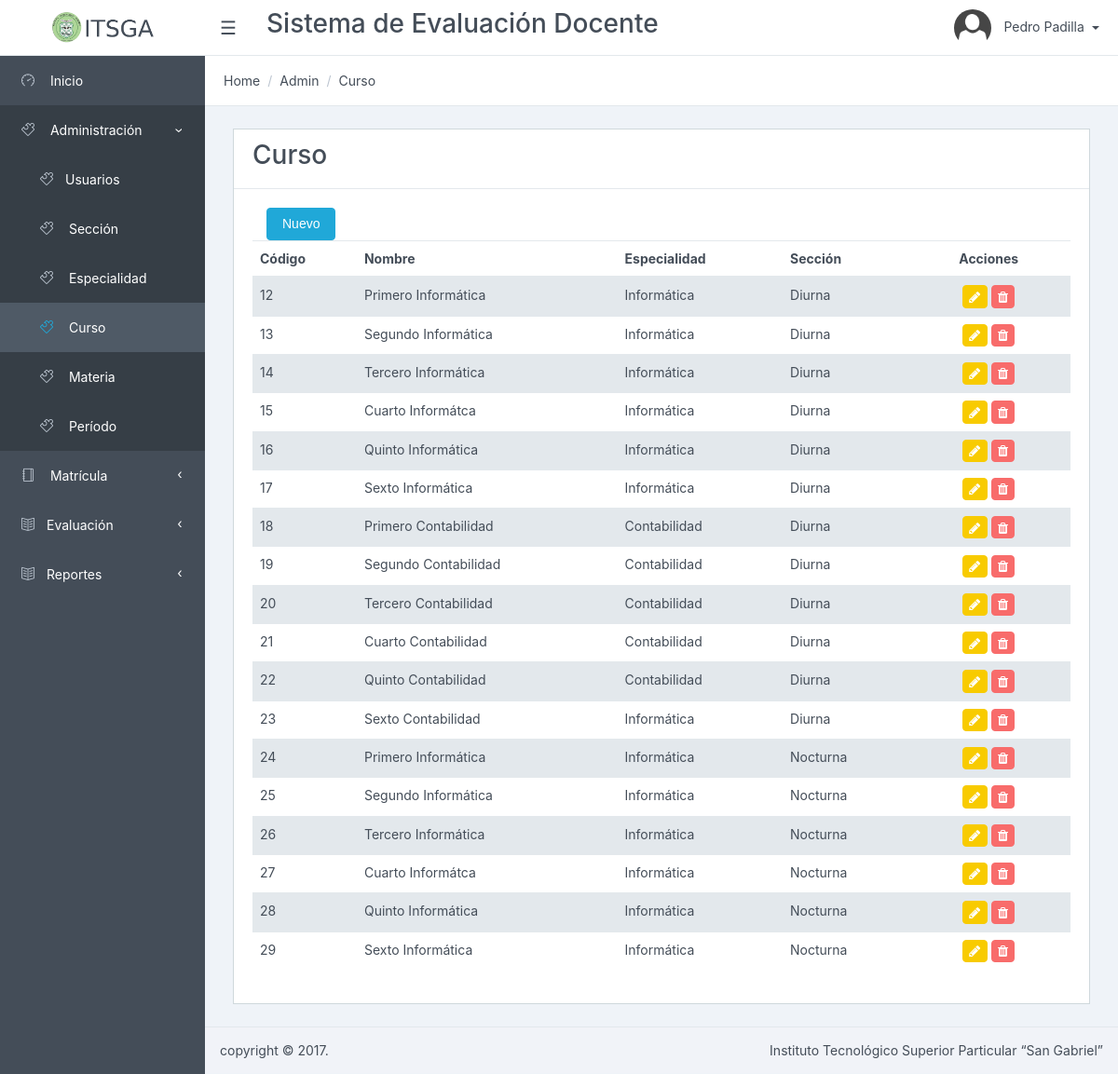
/Curso/listar/ (signed in), run on an earlier commit of the app's database.
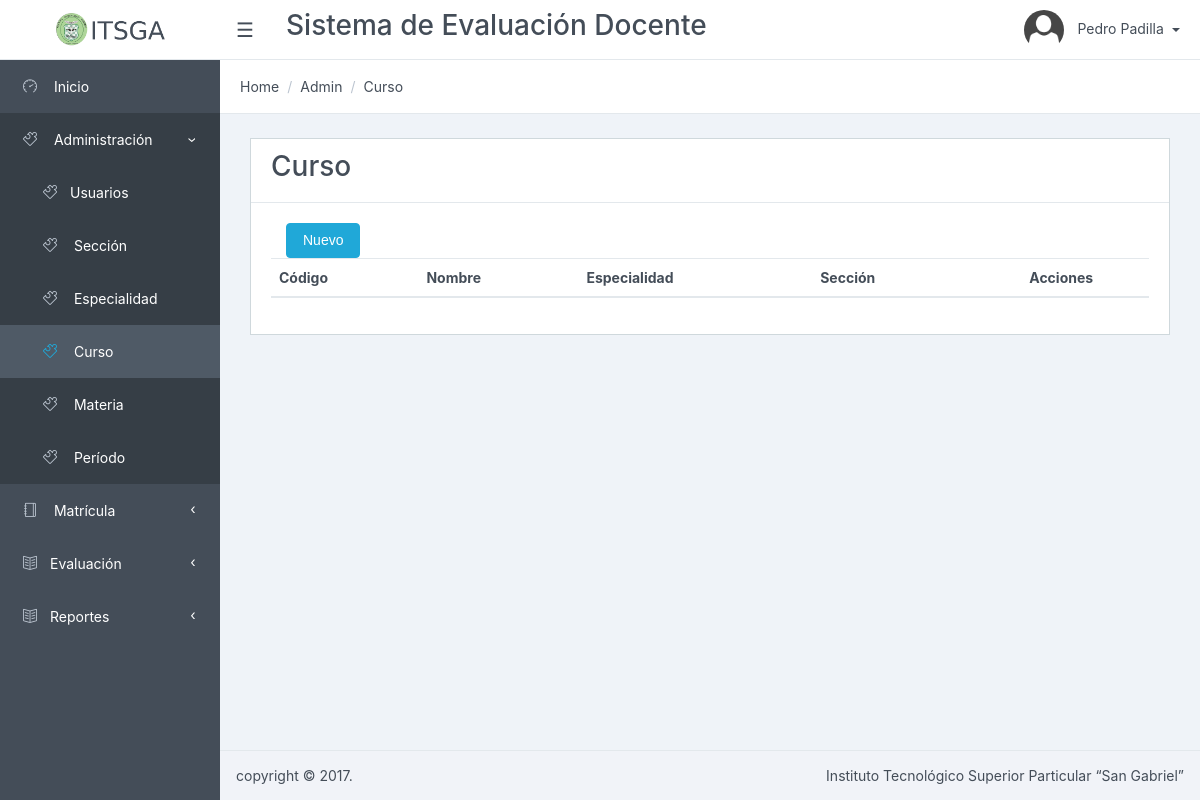
And on a later commit of the database.
### tables this page shows
CREATE TABLE `curso` (
  `curso_id` int(11) NOT NULL AUTO_INCREMENT,
  `nombre` varchar(256) NOT NULL,
  `descripcion` varchar(512) DEFAULT NULL,
  `especialidad_id` int(11) NOT NULL,
  `estado` tinyint(1) NOT NULL DEFAULT '1',
  PRIMARY KEY (`curso_id`),
  KEY `fk_curso_especialidad1` (`especialidad_id`),
  CONSTRAINT `fk_curso_especialidad1` FOREIGN KEY (`especialidad_id`) REFERENCES `especialidad` (`especialidad_id`) ON DELETE NO ACTION ON UPDATE NO ACTION
);

CREATE TABLE `especialidad` (
  `especialidad_id` int(11) NOT NULL AUTO_INCREMENT,
  `nombre` varchar(256) NOT NULL,
  `seccion_id` int(11) NOT NULL,
  `descripcion` varchar(512) DEFAULT NULL,
  `estado` tinyint(1) DEFAULT '1',
  PRIMARY KEY (`especialidad_id`),
  KEY `fk_especialidad_seccion1` (`seccion_id`),
  CONSTRAINT `fk_especialidad_seccion1` FOREIGN KEY (`seccion_id`) REFERENCES `seccion` (`seccion_id`) ON DELETE NO ACTION ON UPDATE NO ACTION
);

CREATE TABLE `seccion` (
  `seccion_id` int(11) NOT NULL AUTO_INCREMENT,
  `nombre` varchar(256) NOT NULL,
  `descripcion` varchar(512) DEFAULT NULL,
  `estado` tinyint(1) NOT NULL DEFAULT '1',
  PRIMARY KEY (`seccion_id`)
);

### app/controllers/CursoController.php (called while the page is built, shortened)
<?php
require_once (PATH_MODELS . "/CursoModel.php");
class CursoController {
	public function listar() {
		$model = new CursoModel();
		$datos = $model->getlistadoCurso();
		require_once PATH_VIEWS."/Curso/view.list.php";
	}
}

### index.php (called while the page is built, shortened)
<?php
if(isset($_GET['action'])){
	$redirect = ($_GET['action']!='')?$_GET['action']:"listar";
}
$controller = new $controllerName();
$controller->$redirect();
?>

### public/views/Curso/index.php (called while the page is built, shortened)
<?php
require_once("../../../index.php");
?>

### app/models/CursoModel.php (called while the page is built, shortened)
<?php
require_once(PATH_MODELS."/BaseModel.php");
class CursoModel {
	public function getlistadoCurso(){
		$model = new BaseModel();
		$sql = "select curso.*, curso.curso_id as id,especialidad.nombre as especialidad, seccion.nombre as seccion
				from curso
				inner join especialidad on curso.especialidad_id = especialidad.especialidad_id
				inner join seccion on seccion.seccion_id = especialidad.seccion_id
				where curso.estado = 1";
		return $model->execSql($sql, array(),true);
	}
}

### app/models/BaseModel.php (called while the page is built, shortened)
<?php
class BaseModel {
	private $pdo;
	private function openConexion() {
		try {
			$this->pdo = new PDO ( 'mysql:host=' . HOSTNAME_DATABASE . ';dbname=' . DATABASE . ';charset=utf8', USERNAME, PASSWORD );
			$this->pdo->setAttribute ( PDO::ATTR_ERRMODE, PDO::ERRMODE_EXCEPTION );
		} catch ( Exception $e ) {
			die ( $e->getMessage () );
		}
	}
	private function closeConexion() {
		$this->pdo = null;
	}
	public function execSql($sql, $parameters, $list = false, $obtainId = false) {
		try {
			$stm = $this->pdo->prepare ( $sql );
			$stm->execute ( $parameters );
			if ($obtainId) {
				$result = $this->pdo->lastInsertId ();
			} else {
				if ($list) {
					$result = $stm->fetchAll ( PDO::FETCH_OBJ );
				} else {
					$result = $stm->fetch ( PDO::FETCH_OBJ );
				}
			}
		} catch ( Exception $e ) {
			die ( $e->getMessage () );
		}
		return $result;
	}
}

### public/views/Curso/view.list.php (the view, shortened to what this page needs)
<?php include_once PATH_TEMPLATE.'/header.php';?>
<div class="card">
<div class="card-header">
    	<h3>Curso</h3>
</div>
<div class="card-block">
	<div class="col-lg-12">
		<button type="button" data-id="0" class="btn btn-primary" data-toggle="modal" data-target="#myModal">
          Nuevo
         </button>
	</div>
	<table class="table table-striped" id="dataTables-example" >
    <thead>
	    <tr>
	    	<th>Código</th>
	    	<th>Nombre</th>
	    	<th>Especialidad</th>
	    	<th>Sección</th>
		    <th style="text-align: center; width: 20%">Acciones</th>
	    </tr>
    </thead>
    <tbody>
    	<?php foreach ($datos as $item) {
    		echo "<tr><td>".$item->id."</td>";
    		echo "<td>".$item->nombre."</td>";
    		echo "<td>".$item->especialidad."</td>";
    		echo "<td>".$item->seccion."</td>";
    		echo "<td align='center'><a href='#' class='btn btn-warning btn-sm' data-id='".$item->id."' data-toggle='modal' data-target='#myModal' title='Editar' ><i class='fa fa-pencil'></i></a>
					  <a href='javascript:if(confirm(\"Est\u00e1 seguro que desea eliminar el elemento seleccionado?\")){redirect(".$item->id.");}' class='btn btn-danger btn-sm' title='Eliminar'><i class='fa fa-trash'></i></a></td>";
    	}?>
    </tbody>
    </table>
</div>
</div>
<?php include_once PATH_TEMPLATE.'/footer.php';?>
<link href="<?php echo PATH_CSS; ?>/dataTables.bootstrap.css" rel="stylesheet">
<link href="<?php echo PATH_CSS; ?>/bootstrapValidator.min.css" rel="stylesheet">
</body>
</html>

What changed in the data, as far as the page shows it:
removed curso: curso_id "12", nombre "Primero Informática", especialidad.nombre "Informática", seccion.nombre "Diurna"
removed curso: curso_id "13", nombre "Segundo Informática", especialidad.nombre "Informática", seccion.nombre "Diurna"
removed curso: curso_id "14", nombre "Tercero Informática", especialidad.nombre "Informática", seccion.nombre "Diurna"
removed curso: curso_id "15", nombre "Cuarto Informátca", especialidad.nombre "Informática", seccion.nombre "Diurna"
removed curso: curso_id "16", nombre "Quinto Informática", especialidad.nombre "Informática", seccion.nombre "Diurna"
removed curso: curso_id "17", nombre "Sexto Informática", especialidad.nombre "Informática", seccion.nombre "Diurna"
removed curso: curso_id "18", nombre "Primero Contabilidad", especialidad.nombre "Contabilidad", seccion.nombre "Diurna"
removed curso: curso_id "19", nombre "Segundo Contabilidad", especialidad.nombre "Contabilidad", seccion.nombre "Diurna"
removed curso: curso_id "20", nombre "Tercero Contabilidad", especialidad.nombre "Contabilidad", seccion.nombre "Diurna"
removed curso: curso_id "21", nombre "Cuarto Contabilidad", especialidad.nombre "Contabilidad", seccion.nombre "Diurna"
removed curso: curso_id "22", nombre "Quinto Contabilidad", especialidad.nombre "Contabilidad", seccion.nombre "Diurna"
removed curso: curso_id "23", nombre "Sexto Contabilidad", especialidad.nombre "Informática", seccion.nombre "Diurna"
removed curso: curso_id "24", nombre "Primero Informática", especialidad.nombre "Informática", seccion.nombre "Nocturna"
removed curso: curso_id "25", nombre "Segundo Informática", especialidad.nombre "Informática", seccion.nombre "Nocturna"
removed curso: curso_id "26", nombre "Tercero Informática", especialidad.nombre "Informática", seccion.nombre "Nocturna"
removed curso: curso_id "27", nombre "Cuarto Informátca", especialidad.nombre "Informática", seccion.nombre "Nocturna"
removed curso: curso_id "28", nombre "Quinto Informática", especialidad.nombre "Informática", seccion.nombre "Nocturna"
removed curso: curso_id "29", nombre "Sexto Informática", especialidad.nombre "Informática", seccion.nombre "Nocturna"
